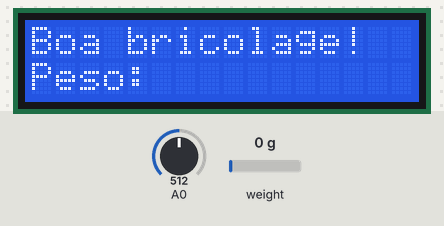
Recording of a sketch running on a simulated Arduino Uno, built with avr-gcc and run on an emulated ATmega328P. Shown: 16×2 character LCD. The test bench sets the inputs (shaded band); at power-on: A0 = 512, weight on the scale 0 g.

Above: at 0.1 s.
At 3.1 s:
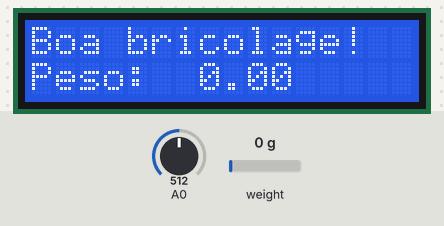

The sketch:

main.ino
```cpp
/*
 * Author: Pedro Damas
 * Date: 22/04/2020
 * Last edited: 25/04/2020
 */

#include <LiquidCrystal.h>
#include "HX711.h"

// HX711 circuit wiring
const int LOADCELL_DOUT_PIN = 2;
const int LOADCELL_SCK_PIN = 3;

// Adjustment settings
const long LOADCELL_OFFSET = 200004;
const long LOADCELL_DIVIDER = 1870.f;

// LCD pins order: RS EN D4 D5 D6 D7 BL
LiquidCrystal lcd(8,  9,  4,  5,  6,  10);
HX711 scale(LOADCELL_DOUT_PIN, LOADCELL_SCK_PIN);

void setup() {
  initialize();
}

void loop() {
  lcd.setCursor(7,1);
  lcd.print( scale.get_units(10) );

  if (buttonPressed()) {
    scale.tare();
  }

  delay(100);
}
```

initialStuff.ino
```cpp
 /*
 * Initialize the LCD and the HX711 modules
 */

void initialize() {
   // LCD stuff:
  lcd.begin(16, 2);
  lcd.setCursor(0,0);
  lcd.print("Boa bricolage!");
  lcd.setCursor(0,1);
  lcd.print("Peso:");

  // HX711 stuff:
  scale.set_scale(LOADCELL_DIVIDER);
  scale.set_offset(LOADCELL_OFFSET);

  // Give the scale some time to settle before taring
  delay(1000);
  scale.tare();
}
```

keypad.ino
```cpp
/*
 * Check if the button has been pressed
 */

 bool buttonPressed() {
  int val = analogRead(0);
  if (val<800) {
    return true;
  }
  else {
    return false;
  }
 }
```
